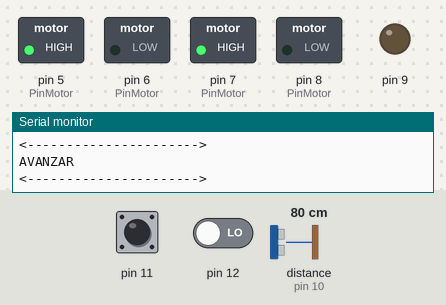
Bench run of a sketch on a simulated Arduino Uno, built with avr-gcc and run on an emulated ATmega328P. Shown: switched loads named in the sketch (green lamp = pin HIGH), output pins drawn as LEDs (lit = HIGH), the last lines printed to the serial monitor. The inputs (shaded band) are chosen by the test bench; at power-on: pin 11 LOW, pin 12 LOW, distance to the obstacle (sensor on pin 10) 80 cm. The echo pulse lasts 58.3 µs per cm.

Above: at 6.2 s.
6.3 s: pin 11 driven HIGH
At 6.9 s:
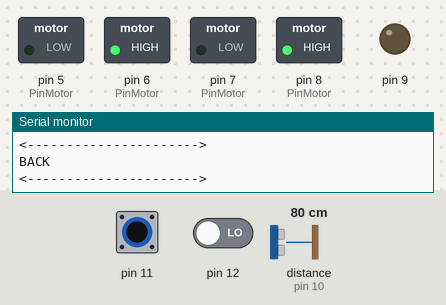
7.8 s: pin 12 driven HIGH
At 10.7 s:
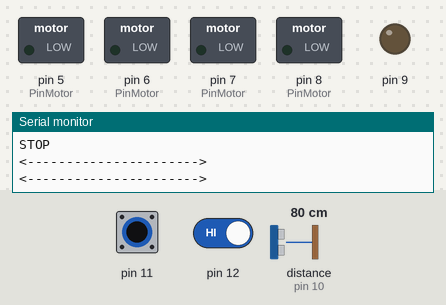
10.8 s: pin 11 driven LOW and pin 12 driven LOW
At 11.9 s:
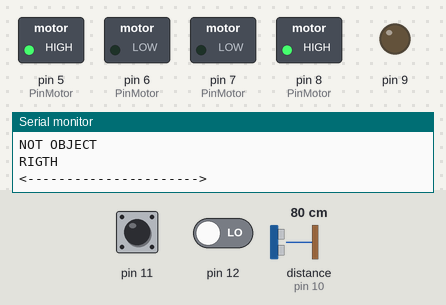
12.3 s: distance to the obstacle (sensor on pin 10) set to 52 cm
15.3 s: distance to the obstacle (sensor on pin 10) set to 47 cm
At 16.5 s:
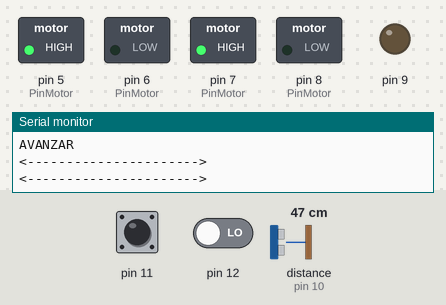
16.9 s: pin 11 pulsed HIGH 2 times (0.12 s each, 0.3 s apart)
At 18.0 s:
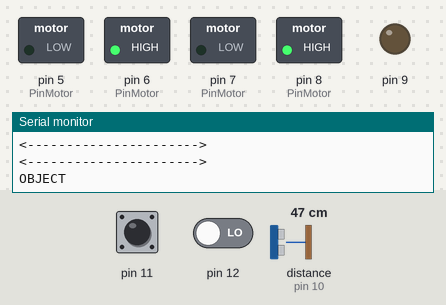
Timing chart, 0 to 19.9 s (numbered marks = the images above; inputs shaded):
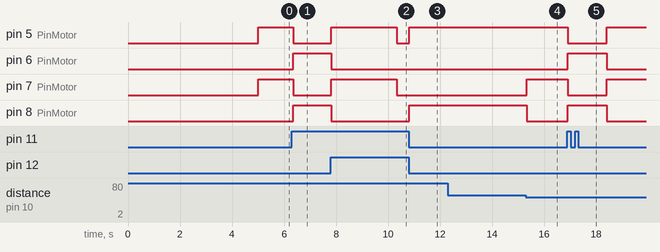

The sketch:

SUMOBOT_02.base.ino
```cpp
// Config
int line = 1;
int object = 0;
int PinMotor[] ={8,7,6,5};
// Function on utilitis
void pin(int pin,bool state,bool Display = false,int Time = 0,int Analog = false){
  if(state>2){
    Serial.println("not exist pin state 2 or pin greater than 13");
  }else{
    pinMode(pin,OUTPUT);
    switch(state){
      case 0:
        if(Time!=0){
          if(Display){
            digitalWrite(pin,HIGH);
            delay(Time);
            digitalWrite(pin,LOW);
          }else{
            digitalWrite(pin,LOW);
            delay(Time);
            digitalWrite(pin,HIGH);

          }
        }else{
          if(Display){
            digitalWrite(pin,HIGH);
          }else{
            digitalWrite(pin,LOW);
          }
        }
      break;
      case 1:
        if(Time!=0){
          if(Display){
            digitalWrite(pin,LOW);
            delay(Time);
            digitalWrite(pin,HIGH);
            delay(Time);
          }else{
            digitalWrite(pin,HIGH);
            delay(Time);
            digitalWrite(pin,LOW);
            delay(Time);
          }
        }else{
          if(Display){
            digitalWrite(pin,LOW);
          }else{
            digitalWrite(pin,HIGH);
          }
        }
        break;
    }
  }
}
int num(int num,int Delay = 0){
  const int pinUse[] = {4,A5,A4,A3,A2,A1,A0};
  switch(num){
    case 0:
      pin(pinUse[0],1,true);
      pin(pinUse[1],1,true);
      pin(pinUse[2],1,true);
      pin(pinUse[3],0,true);
      pin(pinUse[4],1,true);
      pin(pinUse[5],1,true);
      pin(pinUse[6],1,true);
    break;
    case 1:
      pin(pinUse[0],1,true);
      pin(pinUse[1],0,true);
      pin(pinUse[2],0,true);
      pin(pinUse[3],0,true);
      pin(pinUse[4],0,true);
      pin(pinUse[5],0,true);
      pin(pinUse[6],1,true);
    break;
    case 2:
      pin(pinUse[0],1,true);
      pin(pinUse[1],1,true);
      pin(pinUse[2],0,true);
      pin(pinUse[3],1,true);
      pin(pinUse[4],1,true);
      pin(pinUse[5],1,true);
      pin(pinUse[6],0,true);
    break;
    case 3:
      pin(pinUse[0],1,true);
      pin(pinUse[1],1,true);
      pin(pinUse[2],0,true);
      pin(pinUse[3],1,true);
      pin(pinUse[4],0,true);
      pin(pinUse[5],1,true);
      pin(pinUse[6],1,true);
    break;
    case 4:
      pin(pinUse[0],1,true);
      pin(pinUse[1],0,true);
      pin(pinUse[2],1,true);
      pin(pinUse[3],1,true);
      pin(pinUse[4],0,true);
      pin(pinUse[5],0,true);
      pin(pinUse[6],1,true);
    break;
    case 5:
      pin(pinUse[0],0,true);
      pin(pinUse[1],1,true);
      pin(pinUse[2],1,true);
      pin(pinUse[3],1,true);
      pin(pinUse[4],0,true);
      pin(pinUse[5],1,true);
      pin(pinUse[6],1,true);
    break;
    case 6:
      pin(pinUse[0],0,true);
      pin(pinUse[1],1,true);
      pin(pinUse[2],1,true);
      pin(pinUse[3],1,true);
      pin(pinUse[4],1,true);
      pin(pinUse[5],1,true);
      pin(pinUse[6],1,true);
    break;
    case 7:
      pin(pinUse[0],1,true);
      pin(pinUse[1],1,true);
      pin(pinUse[2],0,true);
      pin(pinUse[3],0,true);
      pin(pinUse[4],0,true);
      pin(pinUse[5],0,true);
      pin(pinUse[6],1,true);
    break;
    case 8:
      pin(pinUse[0],1,true);
      pin(pinUse[1],1,true);
      pin(pinUse[2],1,true);
      pin(pinUse[3],1,true);
      pin(pinUse[4],1,true);
      pin(pinUse[5],1,true);
      pin(pinUse[6],1,true);
    break;
    case 9:
      pin(pinUse[0],1,true);
      pin(pinUse[1],1,true);
      pin(pinUse[2],1,true);
      pin(pinUse[3],1,true);
      pin(pinUse[4],0,true);
      pin(pinUse[5],1,true);
      pin(pinUse[6],1,true);
    break;
  }
  if(Delay!=0){
    delay(Delay);
  }
}
//Functions for Fisics
void M(int pin,bool Sentido){
  pinMode(pin,OUTPUT);
  switch(Sentido){
    case true:
    digitalWrite(pin,HIGH);
    break;
    case false:
    digitalWrite(pin,LOW);
    break;
  }
}
void G(int M1,int M2,int Giro){
  switch(Giro){
    case 2:
      M(M1,true);
      M(M2,false);
    break;
    case 1:
      M(M1,false);
      M(M2,true);
    break;
    case 0:
      M(M1,false);
      M(M2,false);
    break;
  }
}
long US(int echo, int trigger){
  float distancia;
  long tiempo;
  pinMode(trigger, OUTPUT);
  pinMode(echo, INPUT);
  digitalWrite(trigger, HIGH);
  delayMicroseconds(10);
  digitalWrite(trigger, LOW);
  tiempo = (pulseIn(echo, HIGH)/2);
  distancia = float(tiempo * 0.0343);
  return distancia;
}
bool L(int pinL){
  return digitalRead(pinL);
}
// Fuctions for mover
void RGLeft(int Delay = 0){
  G(PinMotor[0],PinMotor[1],1);
  G(PinMotor[2],PinMotor[3],2);
  if(Delay>=1){
    delay(Delay);
  }
  Serial.println("LEFT");
}
void RGRigth(int Delay=0){
  G(PinMotor[0],PinMotor[1],2);
  G(PinMotor[2],PinMotor[3],1);
  if(Delay>=1){
    delay(Delay);
  }
  Serial.println("RIGTH");
}
void RMAvanzar(int Delay=0){
  G(PinMotor[0],PinMotor[1],1);
  G(PinMotor[2],PinMotor[3],1);
  if(Delay>=1){
    delay(Delay);
  }
  Serial.println("AVANZAR");
}
void RMBack(int Delay=0){
  G(PinMotor[0],PinMotor[1],2);
  G(PinMotor[2],PinMotor[3],2);
  if(Delay>=1){
    delay(Delay);
  }
  Serial.println("BACK");
}
void RMStop(int Delay=0){
  G(PinMotor[0],PinMotor[1],0);
  G(PinMotor[2],PinMotor[3],0);
  if(Delay>=1){
    delay(Delay);
  }
  Serial.println("STOP");
}
void ExistObject(bool Object){
        if(L(12)&&L(11)){
          RMStop();
        }else{
          if(L(12)){
            RMAvanzar(1500);
          }else{
            if(L(11)){
              RMBack(1500);
            }else{
              if(!Object){
                RGRigth();
              }else{
                RMAvanzar();
              }
            }
          }
        }
}
void setup() {
  Serial.begin(9600);
  delay(5000);
}
void loop() {
  Serial.println("\n");
  Serial.println("<---------------------->");
    if(line==1){
      if(L(11)){
        line=2;
      }else{
        RMAvanzar();
      }
    }
    if(line==2){
      if(L(12)){
        line=3;
      }else{
        RMBack();
      }
    }
    if(line==3){
      RMAvanzar(2500);
      line=4;
    }
    if(line==4){
      if(US(10,9)<49){
        Serial.println("OBJECT");
        ExistObject(true);
      }else{
        Serial.println("NOT OBJECT");
        ExistObject(false);
      }
    }
  Serial.println("<---------------------->");
}
```

Measured:
- the behaviour switches between 50 and 49 cm on distance to the obstacle (sensor on pin 10) (found by bisection; images 3 and 4)
- after the input at 6.3 s, pin 5 (PinMotor), pin 7 (PinMotor): HIGH → LOW after 0.06 s; pin 6 (PinMotor), pin 8 (PinMotor): LOW → HIGH after 0.06 s
- after the input at 7.8 s, pin 5 (PinMotor), pin 7 (PinMotor): LOW → HIGH at once, → LOW 2.5 s later; pin 6 (PinMotor), pin 8 (PinMotor): HIGH → LOW at once
- after the input at 10.8 s, pin 5 (PinMotor), pin 8 (PinMotor): LOW → HIGH at once
- after the input at 15.3 s, pin 7 (PinMotor): LOW → HIGH at once; pin 8 (PinMotor): HIGH → LOW at once
- after the input at 16.9 s, pin 5 (PinMotor), pin 7 (PinMotor): HIGH → LOW at once, → HIGH 1.5 s later; pin 6 (PinMotor), pin 8 (PinMotor): LOW → HIGH at once, → LOW 1.5 s later
